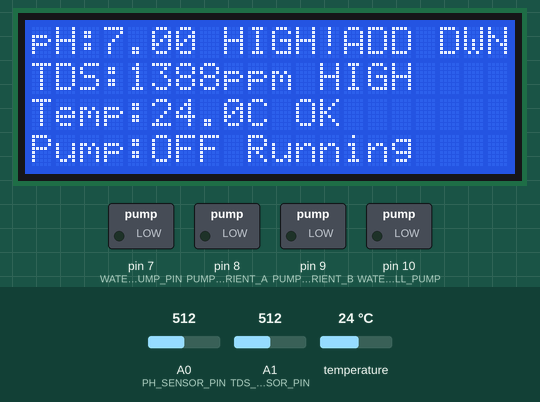
Simulated run of this sketch. Board: Arduino Uno, built with avr-gcc and run on an emulated ATmega328P. Shown: 20×4 character LCD, switched loads named in the sketch (green lamp = pin HIGH). The inputs (shaded band) are chosen by the test bench; at power-on: A1 (TDS_SENSOR_PIN) = 512, A0 (PH_SENSOR_PIN) = 512, temperature 24 °C. What the sketch prints to the serial monitor is not drawn.

Above: at 5.5 s.
5.6 s: A1 (TDS_SENSOR_PIN) set to 43
At 11.2 s:
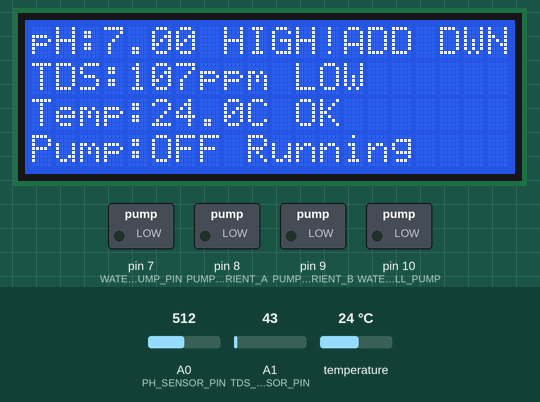
12.3 s: A1 (TDS_SENSOR_PIN) set to 37
At 18.2 s:
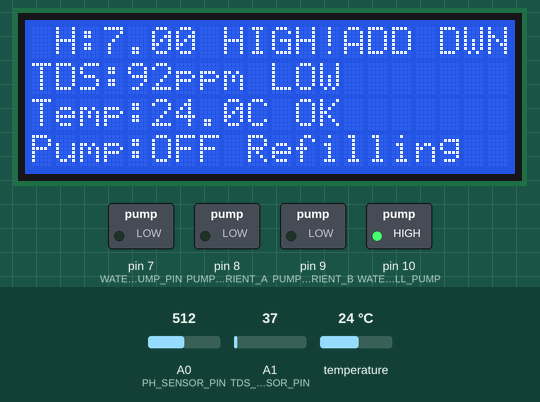
21.5 s: A0 (PH_SENSOR_PIN) set to 542
At 28.2 s:
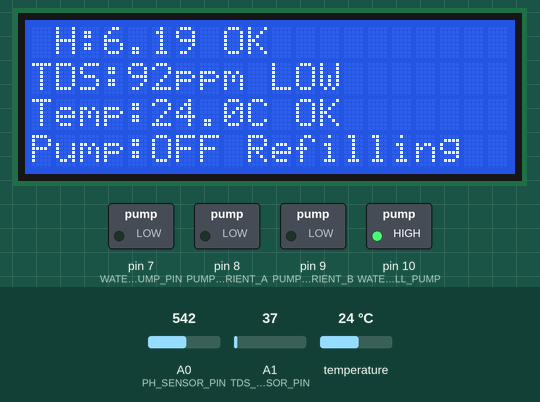
30.3 s: temperature set to 18.6 °C
At 31.2 s:
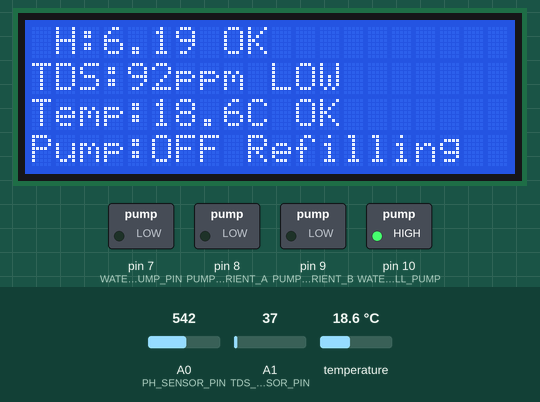
34.9 s: temperature set to 17.3 °C
At 38.2 s:
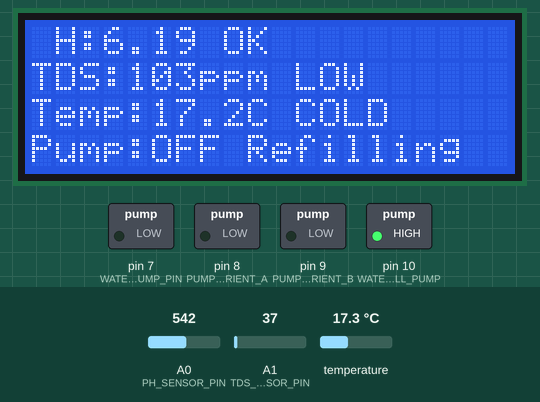
42.3 s: A0 (PH_SENSOR_PIN) set to 716
At 48.1 s:
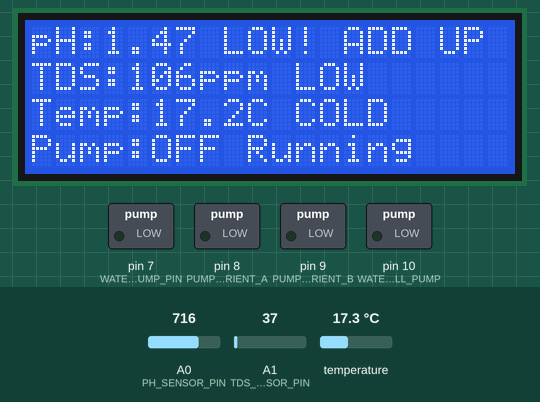
Timing chart, 0 to 49.3 s (numbered marks = the images above; inputs shaded):
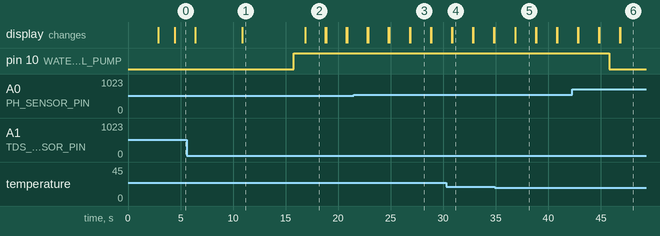

Measured:
- the behaviour switches between 41 and 40 on A1 (TDS_SENSOR_PIN) (found by bisection; images 1 and 2)
- the behaviour switches between 530 and 531 on A0 (PH_SENSOR_PIN) (found by bisection; images 2 and 3)
- the behaviour switches between 18 and 17.9 °C on temperature (found by bisection; images 4 and 5)
- after the input at 5.6 s, the display: first differs from a run without the input after 5.3 s (image 1)
- after the input at 12.3 s, pin 10 (WATER_REFILL_PUMP): LOW → HIGH after 3.5 s; the display: changes after 4.6 s (image 2)
- after the input at 21.5 s, the display: first differs from a run without the input after 5.3 s (image 3 shows a later state)
- after the input at 30.3 s, the display: first differs from a run without the input after 0.56 s (image 4)
- after the input at 34.9 s, the display: changes after 2.0 s (image 5)
- after the input at 42.3 s, the display: first differs from a run without the input after 4.5 s (image 6 shows a later state)

The sketch:

Radish_Hydroponic_v2.ino
```cpp
// Automated Tower Hydroponic System for Radish - v1.0

#include <Wire.h>
#include <LiquidCrystal_I2C.h>
#include <OneWire.h>
#include <DallasTemperature.h>

// Pin Assignments
#define PH_SENSOR_PIN     A0
#define TDS_SENSOR_PIN    A1
#define TEMP_SENSOR_PIN   2
#define WATER_PUMP_PIN    7
#define PUMP_NUTRIENT_A   8
#define PUMP_NUTRIENT_B   9
#define WATER_REFILL_PUMP 10

// pH Thresholds (Radish: 5.8-6.5)
#define PH_MIN            5.8
#define PH_MAX            6.5

// TDS Thresholds (Radish: 600-900 ppm)
#define TDS_MIN           600
#define TDS_MAX           900
#define TDS_TOLERANCE     50

// Low Water Detection (via TDS sensor)
#define LOW_WATER_TDS_THRESHOLD  100   // TDS <= 100 ppm indicates low water level
#define WATER_REFILL_DURATION    30000UL  // 30 seconds refill pump run time

// Temperature Thresholds (18-24°C optimal)
#define TEMP_MIN          18.0
#define TEMP_MAX          24.0
#define TEMP_WARNING      26.0

// Timing (ms)
#define PUMP_ON_TIME      300000UL  // 5 min
#define PUMP_OFF_TIME     900000UL  // 15 min
#define DOSE_TIME         5000UL    // 5 sec
#define MIX_WAIT          180000UL  // 3 min
#define MIX_A_TIME        180000UL  // 3 min
#define MIX_B_TIME        300000UL  // 5 min
#define SENSOR_INTERVAL   5000UL
#define LCD_INTERVAL      2000UL
#define CHECK_INTERVAL    60000UL

// Calibration
#define PH_OFFSET         0.0
#define TDS_K             1.0
#define VREF              5.0

// Hardware
LiquidCrystal_I2C lcd(0x27, 20, 4);
OneWire oneWire(TEMP_SENSOR_PIN);
DallasTemperature tempSensor(&oneWire);

// Sensor values
float pH = 7.0, tds = 0.0, temp = 20.0;

// Pump state
bool pumpOn = false;
unsigned long pumpOnTime = 0, pumpOffTime = 0;

// Timing
unsigned long lastRead = 0, lastLCD = 0, lastCheck = 0, lastDose = 0;

// Mixing state machine
enum MixState { MIX_NONE, DOSE_A, MIX_A, DOSE_B, MIX_B };
MixState mixState = MIX_NONE;
unsigned long mixStart = 0;
bool mixOverride = false;

// Status (max 11 chars for LCD line 4)
char status[12] = "Running";

// Water refill state
bool refillActive = false;
unsigned long refillStartTime = 0;

void setup() {
  Serial.begin(9600);

  lcd.init();
  lcd.backlight();
  lcd.print(F("Hydroponic v2.0"));
  lcd.setCursor(0, 1);
  lcd.print(F("Initializing..."));

  pinMode(WATER_PUMP_PIN, OUTPUT);
  pinMode(PUMP_NUTRIENT_A, OUTPUT);
  pinMode(PUMP_NUTRIENT_B, OUTPUT);
  pinMode(WATER_REFILL_PUMP, OUTPUT);

  digitalWrite(WATER_PUMP_PIN, LOW);
  digitalWrite(PUMP_NUTRIENT_A, LOW);
  digitalWrite(PUMP_NUTRIENT_B, LOW);
  digitalWrite(WATER_REFILL_PUMP, LOW);

  tempSensor.begin();
  delay(2000);
  readSensors();

  lcd.clear();
  lcd.print(F("System Ready!"));
  delay(1500);

  Serial.println(F("System ready"));
}

void loop() {
  unsigned long now = millis();

  if (now - lastRead >= SENSOR_INTERVAL) {
    readSensors();
    lastRead = now;
  }

  if (now - lastLCD >= LCD_INTERVAL) {
    updateLCD();
    lastLCD = now;
  }

  controlPump(now);

  checkWaterLevel(now);

  if (now - lastCheck >= CHECK_INTERVAL) {
    checkNutrients(now);
    lastCheck = now;
  }

  printSerial();
}

void readSensors() {
  // pH reading
  float v = analogRead(PH_SENSOR_PIN) * (VREF / 1024.0);
  pH = constrain(7.0 - ((v - 2.5) / 0.18) + PH_OFFSET, 0.0, 14.0);

  // TDS reading with temp compensation
  v = analogRead(TDS_SENSOR_PIN) * (VREF / 1024.0);
  float comp = 1.0 + 0.02 * (temp - 25.0);
  tds = max(0.0, (v / comp) * 500.0 * TDS_K);

  // Temperature
  tempSensor.requestTemperatures();
  float t = tempSensor.getTempCByIndex(0);
  if (t > -50.0 && t < 100.0) temp = t;
}

void controlPump(unsigned long now) {
  if (mixOverride) {
    if (!pumpOn) {
      digitalWrite(WATER_PUMP_PIN, HIGH);
      pumpOn = true;
    }
    return;
  }

  if (!pumpOn && (now - pumpOffTime >= PUMP_OFF_TIME)) {
    digitalWrite(WATER_PUMP_PIN, HIGH);
    pumpOn = true;
    pumpOnTime = now;
  } else if (pumpOn && (now - pumpOnTime >= PUMP_ON_TIME)) {
    digitalWrite(WATER_PUMP_PIN, LOW);
    pumpOn = false;
    pumpOffTime = now;
  }
}

void checkWaterLevel(unsigned long now) {
  // Check if refill is currently active
  if (refillActive) {
    if (now - refillStartTime >= WATER_REFILL_DURATION) {
      // Refill complete
      digitalWrite(WATER_REFILL_PUMP, LOW);
      refillActive = false;
      strcpy(status, "Running");
      Serial.println(F("Water refill complete"));
    }
    return;
  }

  // Detect low water level: TDS <= threshold indicates sensor not submerged
  if (tds <= LOW_WATER_TDS_THRESHOLD) {
    Serial.print(F("Low water detected! TDS: "));
    Serial.println(tds);
    strcpy(status, "Refilling");
    digitalWrite(WATER_REFILL_PUMP, HIGH);
    refillActive = true;
    refillStartTime = now;
  }
}

void checkNutrients(unsigned long now) {
  // Skip nutrient check if water refill is active
  if (refillActive) return;

  if (mixState != MIX_NONE) {
    handleMixing(now);
    return;
  }

  if (now - lastDose < MIX_WAIT) return;

  if (tds < (TDS_MIN + TDS_TOLERANCE)) {
    Serial.print(F("TDS low: "));
    Serial.println(tds);
    mixState = DOSE_A;
    mixOverride = true;
    mixStart = now;
  }
}

void handleMixing(unsigned long now) {
  unsigned long elapsed = now - mixStart;

  switch (mixState) {
    case DOSE_A:
      strcpy(status, "Dosing A");
      Serial.println(F("Dosing A"));
      digitalWrite(PUMP_NUTRIENT_A, HIGH);
      delay(DOSE_TIME);
      digitalWrite(PUMP_NUTRIENT_A, LOW);
      mixState = MIX_A;
      mixStart = now;
      break;

    case MIX_A:
      strcpy(status, "Mixing A");
      if (elapsed >= MIX_A_TIME) {
        mixState = DOSE_B;
        mixStart = now;
      }
      break;

    case DOSE_B:
      strcpy(status, "Dosing B");
      Serial.println(F("Dosing B"));
      delay(500);
      digitalWrite(PUMP_NUTRIENT_B, HIGH);
      delay(DOSE_TIME);
      digitalWrite(PUMP_NUTRIENT_B, LOW);
      mixState = MIX_B;
      mixStart = now;
      break;

    case MIX_B:
      strcpy(status, "Mixing B");
      if (elapsed >= MIX_B_TIME) {
        mixState = MIX_NONE;
        mixOverride = false;
        lastDose = now;
        strcpy(status, "Running");
        pumpOffTime = now;
        digitalWrite(WATER_PUMP_PIN, LOW);
        pumpOn = false;
        Serial.println(F("Dose complete"));
      }
      break;

    default:
      mixState = MIX_NONE;
      mixOverride = false;
      break;
  }
}

void updateLCD() {
  // Line 0: pH + warning (20 chars)
  lcd.setCursor(0, 0);
  lcd.print(F("pH:"));
  lcd.print(pH, 2);
  lcd.print(F(" "));
  if (pH < PH_MIN)      lcd.print(F("LOW! ADD UP "));
  else if (pH > PH_MAX) lcd.print(F("HIGH!ADD DWN"));
  else                  lcd.print(F("OK          "));

  // Line 1: TDS (20 chars)
  lcd.setCursor(0, 1);
  lcd.print(F("TDS:"));
  lcd.print((int)tds);
  lcd.print(F("ppm "));
  if (tds < TDS_MIN)      lcd.print(F("LOW "));
  else if (tds > TDS_MAX) lcd.print(F("HIGH"));
  else                    lcd.print(F("OK  "));
  lcd.print(F("    "));

  // Line 2: Temperature (20 chars)
  lcd.setCursor(0, 2);
  lcd.print(F("Temp:"));
  lcd.print(temp, 1);
  lcd.print(F("C "));
  if (temp < TEMP_MIN)       lcd.print(F("COLD  "));
  else if (temp > TEMP_WARNING) lcd.print(F("HOT!  "));
  else if (temp > TEMP_MAX)  lcd.print(F("WARM  "));
  else                       lcd.print(F("OK    "));

  // Line 3: Pump + Status (20 chars)
  lcd.setCursor(0, 3);
  lcd.print(F("Pump:"));
  lcd.print(pumpOn ? F("ON  ") : F("OFF "));
  lcd.print(status);
  lcd.print(F("   "));
}

void printSerial() {
  static unsigned long lastPrint = 0;
  if (millis() - lastPrint < 10000) return;
  lastPrint = millis();

  Serial.println(F("=== Status ==="));
  Serial.print(F("pH:")); Serial.print(pH, 2);
  if (pH < PH_MIN) Serial.println(F(" LOW-AddUP"));
  else if (pH > PH_MAX) Serial.println(F(" HIGH-AddDOWN"));
  else Serial.println(F(" OK"));

  Serial.print(F("TDS:")); Serial.print((int)tds); Serial.println(F("ppm"));
  Serial.print(F("Temp:")); Serial.print(temp, 1); Serial.println(F("C"));
  Serial.print(F("Pump:")); Serial.println(pumpOn ? F("ON") : F("OFF"));
  Serial.println(F("=============="));
}
```
